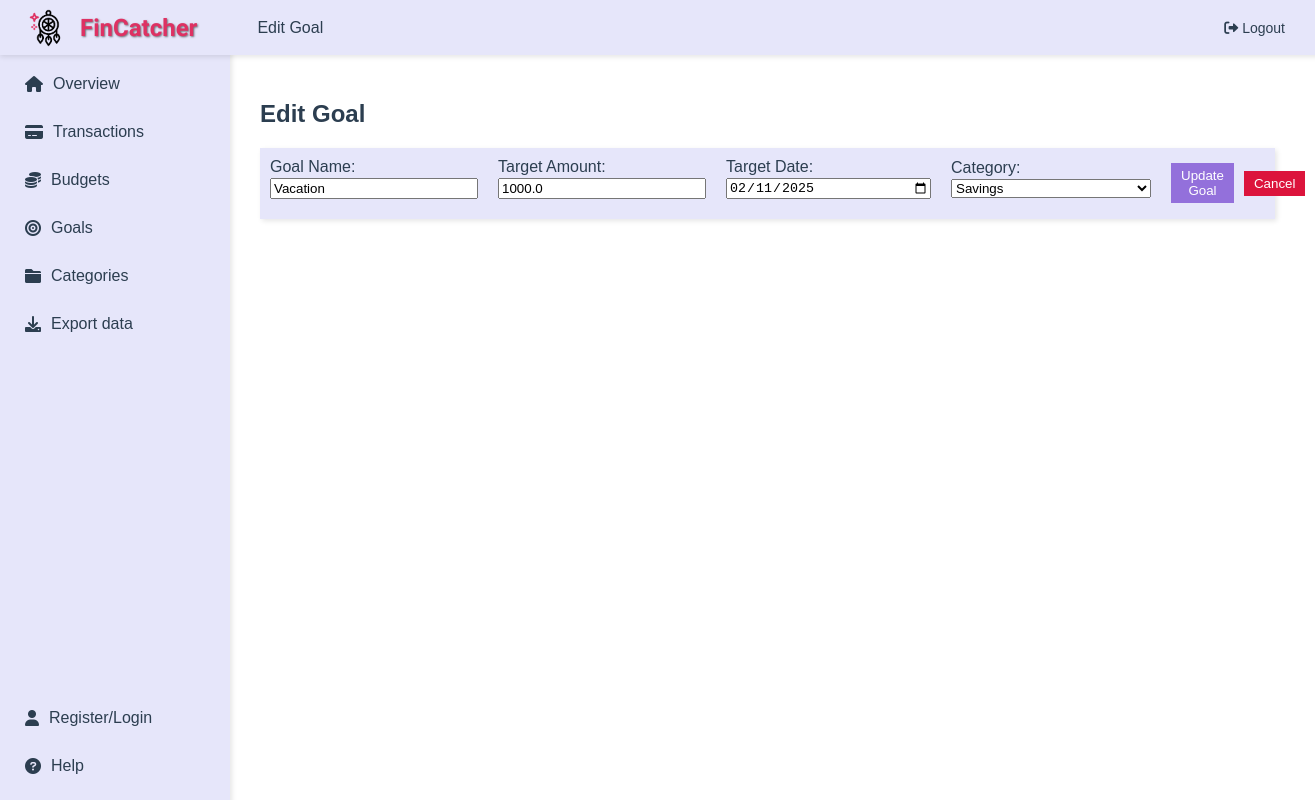
/goals/edit/1 (signed in), run on the app's committed database.
### app/main/models.py (models this page shows, shortened)
class Goals(db.Model):
    id = db.Column(db.Integer, primary_key=True, unique=True, nullable=False)
    name = db.Column(db.String(50), nullable=False)
    target_amount = db.Column(db.Float, nullable=False)
    target_date = db.Column(db.Date, nullable=False)
    current_amount = db.Column(db.Float, nullable=False)
    progress = db.Column(db.Float, default=0)
    category_id = db.Column(db.Integer, db.ForeignKey('categories.id'), nullable=False)  # references Categories table
    user_id = db.Column(db.Integer, db.ForeignKey('user.user_id'), nullable=False)  # link to User
    __table_args__ = (UniqueConstraint('name', 'user_id', name='uix_name_user_id'),)

class Categories(db.Model):
    id = db.Column(db.Integer, primary_key=True, unique=True, nullable=False)
    name = db.Column(db.String(50), nullable=False)
    description = db.Column(db.String(1000), nullable=True)
    user_id = db.Column(db.Integer, db.ForeignKey('user.user_id'), nullable=True)  # link to User
    budgets = db.relationship('Budgets', backref='category', lazy=True)
    goals = db.relationship('Goals', backref='category', lazy=True)
    __table_args__ = (UniqueConstraint('name', 'user_id', name='uix_name_user_id'),)

### app/goals/routes.py (the view, shortened to what this page needs)
@goals.route('/goals/edit/<int:id>', methods=['GET', 'POST'])
@login_required # requires the user to be logged in
def edit_goal(id):
    goal = Goals.query.filter_by(id=id, user_id=current_user.user_id).first_or_404()
    categories_list = get_categories() # get categories for the dropdown
    return render_template('edit_goal.html', goal=goal, categories=categories_list, page_title='Edit Goal')

### app/main/helpers.py (called while the page is built)
def get_categories():
    return Categories.query.filter(
        or_(Categories.id <= 18, Categories.user_id == current_user.user_id)
    ).all()

### app/main/models.py (called while the page is built)
@login_manager.user_loader
def load_user(user_id):
    return User.query.get(int(user_id))  # query the database to retrieve the user instance corresponding to the user_id

### app/goals/templates/edit_goal.html (shortened to what this page needs)
{% extends "layout.html" %}
{% block content %}
<div style="padding: 20px; background-color: #FFFFFF;">
    <h2>Edit Goal</h2>
    <form action="{{ url_for('goals.edit_goal', id=goal.id) }}" method="POST"
          style="background-color: #E6E6FA; padding: 10px; box-shadow: 2px 2px 5px rgba(0,0,0,0.1); display: flex; align-items: center; gap: 10px;">
        <div style="display: flex; flex-direction: column; align-items: flex-start; margin-right: 10px;">
            <label for="name" style="margin-bottom: 2px;">Goal Name:</label>
            <input type="text" id="name" name="name" value="{{ goal.name }}" style="margin-bottom: 10px; width: 200px;" required>
        </div>
        <div style="display: flex; flex-direction: column; align-items: flex-start; margin-right: 10px;">
            <label for="target_amount" style="margin-bottom: 2px;">Target Amount:</label>
            <input type="number" id="target_amount" name="target_amount" value="{{ goal.target_amount }}" style="margin-bottom: 10px; width: 200px;" required>
        </div>
        <div style="display: flex; flex-direction: column; align-items: flex-start; margin-right: 10px;">
            <label for="target_date" style="margin-bottom: 2px;">Target Date:</label>
            <input type="date" id="target_date" name="target_date" value="{{ goal.target_date }}" style="margin-bottom: 10px; width: 200px;" required>
        </div>
        <div style="display: flex; flex-direction: column; align-items: flex-start; margin-right: 10px;">
            <label for="category" style="margin-bottom: 2px;">Category:</label>
            <select id="category" name="category_id" style="margin-bottom: 10px; width: 200px;" required>
                {% for category in categories %}
                    <option value="{{ category.id }}" {% if category.id == goal.category_id %} selected {% endif %}>{{ category.name }}</option>
                {% endfor %}
            </select>
        </div>
        <button type="submit" style="background-color: #9370DB; color: white; padding: 5px 10px; border: none; cursor: pointer;">Update Goal</button>
        <button type="button" onclick="window.location.href='{{ url_for('goals.goals_page') }}'" style="background-color: #DC143C; color: white; padding: 5px 10px; border: none; cursor: pointer;">Cancel</button>
    </form>
</div>
{% endblock %}

### app/main/templates/layout.html (style rules this page uses)
body { margin: 0; font-family: Arial, sans-serif; background-color: #ffffff; color: #2c3e50; }

### data on the page
Goals: name "Vacation", target_amount "1000.0", target_date "02/11/2025", category_id "Savings"

### other printed values
{{ page_title }} "Edit Goal"
